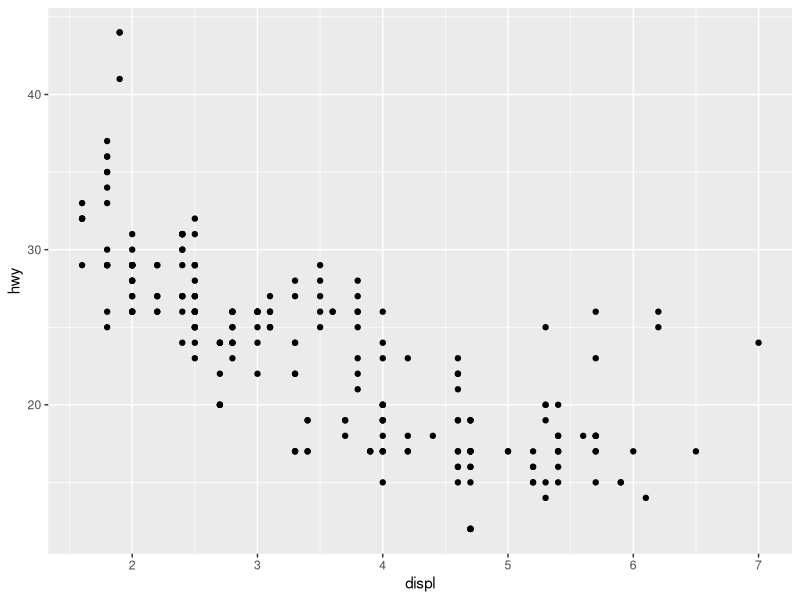
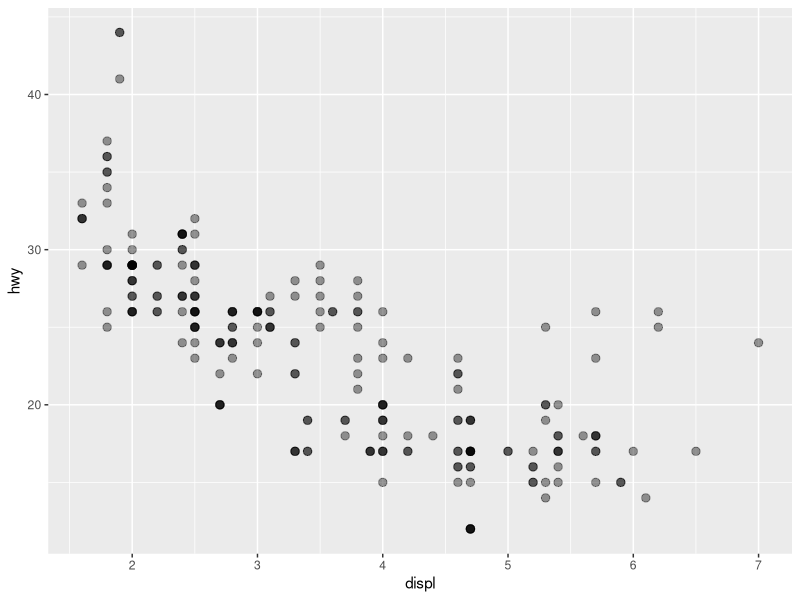
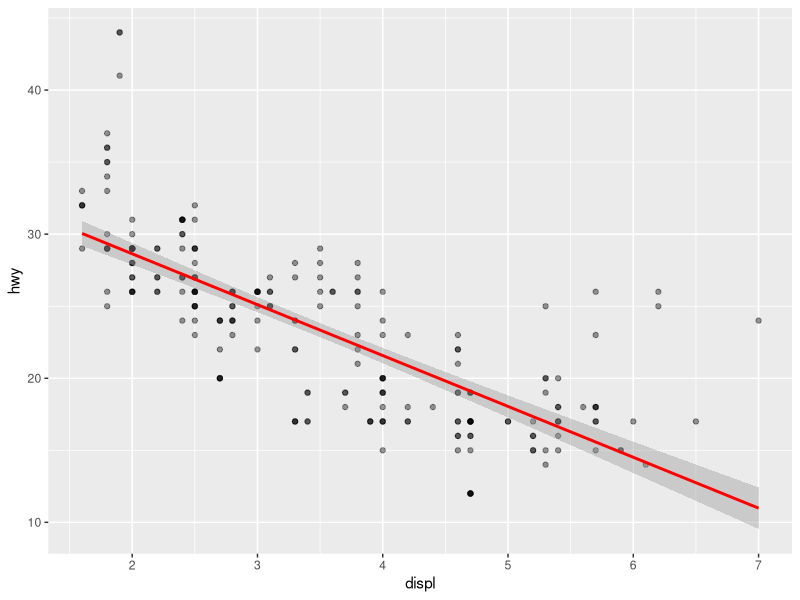
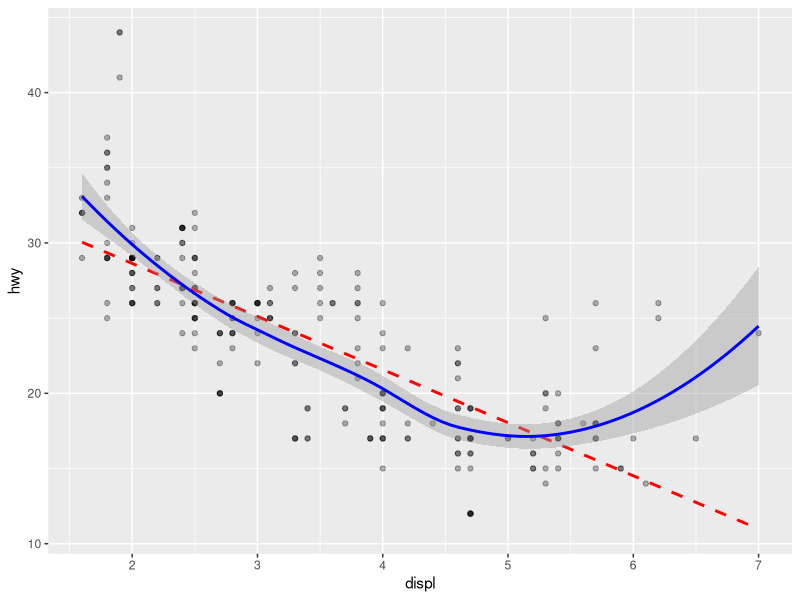
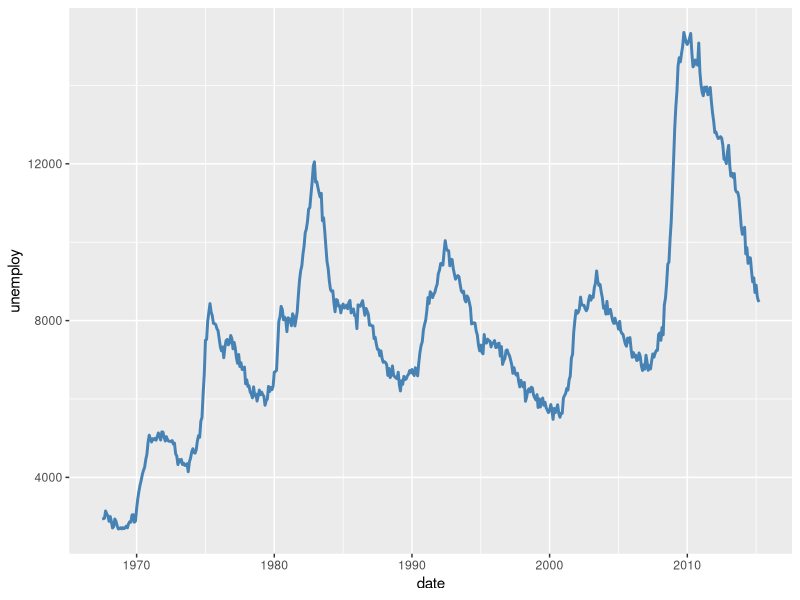
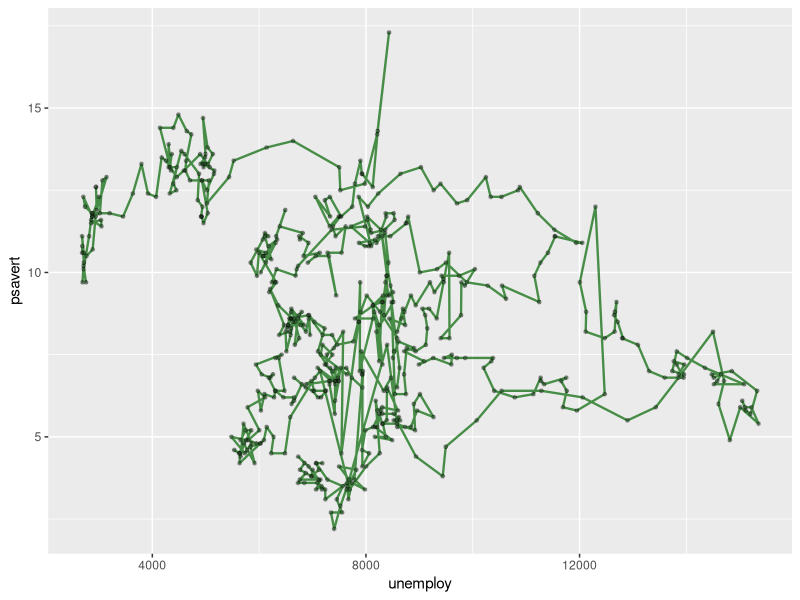
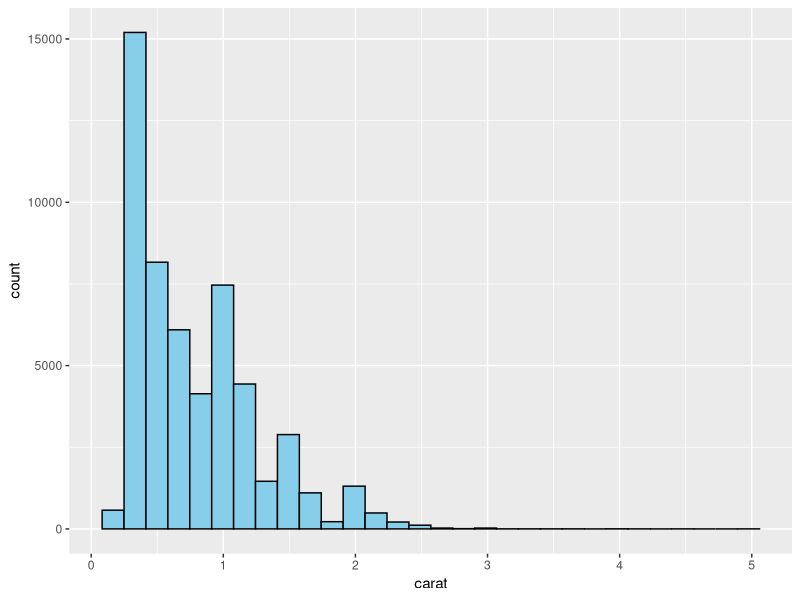
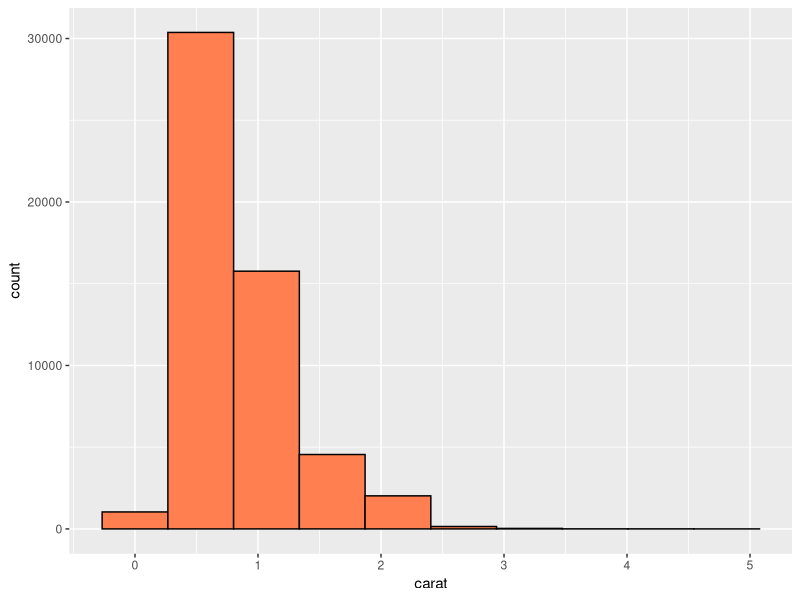

Write R code to recreate these figures, in order.
# =============================================================================
# SOLUZIONI: Geometrie Base in ggplot2
# REVELO Training - Data Viz 2025
# =============================================================================
# 
# Questo file contiene le soluzioni complete di tutti gli esercizi.
# Usa questo per:
# - Verificare le tue soluzioni
# - Capire approcci alternativi
# - Studiare pattern di codice ggplot2
#
# NON condividere con gli studenti durante il corso!
# =============================================================================

# SETUP -----------------------------------------------------------------------
library(ggplot2)
library(dplyr)

# Carica datasets
data(mpg)
data(diamonds)
data(economics)
data(faithful)


# =============================================================================
# PARTE 1: RELAZIONI TRA VARIABILI
# =============================================================================

# ESERCIZIO 1: Scatter Plot Base ----------------------------------------------
# Obiettivo: Creare uno scatter plot per esplorare la relazione tra 
#            cilindrata (displ) e consumo autostrada (hwy)

ggplot(mpg, aes(x = displ, y = hwy)) +
  geom_point()

# Interpretazione: Relazione negativa - più cilindrata, meno consumo


# ESERCIZIO 2: Ridurre Overplotting ------------------------------------------
# Obiettivo: Usa la trasparenza (alpha = 0.4) per migliorare la visualizzazione

ggplot(mpg, aes(x = displ, y = hwy)) +
  geom_point(alpha = 0.4, size = 2.5)


# ESERCIZIO 3: Aggiungere Trend Line -----------------------------------------
# Obiettivo: Aggiungi una linea di trend lineare usando geom_smooth(method = "lm")

ggplot(mpg, aes(x = displ, y = hwy)) +
  geom_point(alpha = 0.4) +
  geom_smooth(method = "lm", se = TRUE, color = "red")


# ESERCIZIO 4: LOESS vs Linear -----------------------------------------------
# Obiettivo: Confronta trend lineare (rosso) con LOESS (blu)

ggplot(mpg, aes(x = displ, y = hwy)) +
  geom_point(alpha = 0.3, size = 1.5) +
  geom_smooth(method = "lm", se = FALSE, color = "red", linetype = "dashed") +
  geom_smooth(method = "loess", se = TRUE, color = "blue")


# ESERCIZIO 5: Time Series con Line ------------------------------------------
# Obiettivo: Visualizza disoccupazione (unemploy) nel tempo (date) con geom_line()

ggplot(economics, aes(x = date, y = unemploy)) +
  geom_line(color = "steelblue", linewidth = 1)


# ESERCIZIO 6: Path vs Line --------------------------------------------------
# Obiettivo: Usa geom_path() per tracciare unemploy vs psavert + aggiungi punti

ggplot(economics, aes(x = unemploy, y = psavert)) +
  geom_path(color = "darkgreen", linewidth = 0.8, alpha = 0.7) +
  geom_point(alpha = 0.3, size = 1)

# Differenza: geom_path() connette nell'ordine dei dati (temporale)
#             geom_line() ordinerebbe per x


# =============================================================================
# PARTE 2: DISTRIBUZIONI - 1 VARIABILE
# =============================================================================

# ESERCIZIO 7: Histogram Base ------------------------------------------------
# Obiettivo: Crea istogramma di carat (peso diamanti) con bins = 30

ggplot(diamonds, aes(x = carat)) +
  geom_histogram(bins = 30, fill = "skyblue", color = "black")

# Interpretazione: Distribuzione skewed a destra con picchi a valori rotondi


# ESERCIZIO 8: Sperimentare con Bins -----------------------------------------
# Obiettivo: Prova bins = 10, bins = 100, e bins = 40. Quale è migliore?

# bins = 10 (troppo grossolano)
ggplot(diamonds, aes(x = carat)) +
  geom_histogram(bins = 10, fill = "coral", color = "black")

# bins = 100 (troppo dettagliato)
ggplot(diamonds, aes(x = carat)) +
  geom_histogram(bins = 100, fill = "lightgreen", color = "black")

# bins = 40 (equilibrato)
ggplot(diamonds, aes(x = carat)) +
  geom_histogram(bins = 40, fill = "skyblue", color = "black")

# Conclusione: bins = 30-50 bilancia bene dettaglio e leggibilità


# ESERCIZIO 9: Density Plot --------------------------------------------------
# Obiettivo: Crea curva di densità per hwy (consumo autostrada)

ggplot(mpg, aes(x = hwy)) +
  geom_density(fill = "purple", alpha = 0.4, color = "purple4", linewidth = 1)


# ESERCIZIO 10: Histogram + Density Sovrapposti ------------------------------
# Obiettivo: Combina histogram e density. Usa aes(y = after_stat(density))!

ggplot(mpg, aes(x = hwy)) +
  geom_histogram(aes(y = after_stat(density)), 
                 bins = 30, fill = "lightblue", color = "black", alpha = 0.6) +
  geom_density(color = "red", linewidth = 1.2)

# after_stat(density) converte frequenze in densità per allineamento


# ESERCIZIO 11: Frequency Polygon --------------------------------------------
# Obiettivo: Usa geom_freqpoly() per visualizzare distribuzione di price (bins = 50)

ggplot(diamonds, aes(x = price)) +
  geom_freqpoly(bins = 50, color = "darkblue", linewidth = 1)


# ESERCIZIO 12: Dotplot per Dataset Piccolo ----------------------------------
# Obiettivo: Usa geom_dotplot() per waiting in faithful (binwidth = 1)

ggplot(faithful, aes(x = waiting)) +
  geom_dotplot(binwidth = 1, fill = "orange", color = "black") +
  theme(axis.text.y = element_blank(),
        axis.ticks.y = element_blank())

# Rivela chiaramente la bimodalità


# =============================================================================
# PARTE 3: DISTRIBUZIONI - 2 VARIABILI
# =============================================================================

# ESERCIZIO 13: Bin2D per Big Data -------------------------------------------
# Obiettivo: Usa geom_bin2d() per carat vs price (bins = 50)

ggplot(diamonds, aes(x = carat, y = price)) +
  geom_bin2d(bins = 50) +
  scale_fill_gradient(low = "lightblue", high = "darkred")


# ESERCIZIO 14: Hexbin Alternative -------------------------------------------
# Obiettivo: Ricrea con geom_hex() e scale_fill_viridis_c()
# Nota: Richiede install.packages("hexbin") se non installato

# Installa hexbin se necessario
if (!require("hexbin", quietly = TRUE)) {
  install.packages("hexbin")
  library(hexbin)
}

ggplot(diamonds, aes(x = carat, y = price)) +
  geom_hex(bins = 50) +
  scale_fill_viridis_c(option = "plasma")


# ESERCIZIO 15: Density 2D Contours ------------------------------------------
# Obiettivo: Aggiungi contorni densità 2D a faithful (eruptions vs waiting)

ggplot(faithful, aes(x = eruptions, y = waiting)) +
  geom_point(alpha = 0.4, size = 2) +
  geom_density2d(color = "red", linewidth = 0.8)

# Due cluster distinti (eruzioni brevi e lunghe)


# ESERCIZIO 16: Filled Density 2D --------------------------------------------
# Obiettivo: Usa geom_density2d_filled() per mappa di calore

ggplot(faithful, aes(x = eruptions, y = waiting)) +
  geom_density2d_filled(alpha = 0.8) +
  theme_minimal()


# =============================================================================
# PARTE 4: STATISTICHE RIASSUNTIVE
# =============================================================================

# ESERCIZIO 17: Boxplot per Gruppi -------------------------------------------
# Obiettivo: Confronta hwy tra classi di auto con geom_boxplot()

ggplot(mpg, aes(x = class, y = hwy)) +
  geom_boxplot(fill = "lightgreen", outlier.color = "red", outlier.size = 2) +
  theme(axis.text.x = element_text(angle = 45, hjust = 1))

# Pickup e SUV: consumo inferiore; compact e subcompact: migliori


# ESERCIZIO 18: Violin Plot --------------------------------------------------
# Obiettivo: Ricrea il grafico precedente con geom_violin()

ggplot(mpg, aes(x = class, y = hwy)) +
  geom_violin(fill = "coral", alpha = 0.6) +
  theme(axis.text.x = element_text(angle = 45, hjust = 1))

# Violin mostra forma completa della distribuzione (alcuni bimodali)


# ESERCIZIO 19: Violin + Boxplot Combinati -----------------------------------
# Obiettivo: Sovrapponi boxplot (width = 0.15) dentro violin plot

ggplot(mpg, aes(x = class, y = hwy)) +
  geom_violin(fill = "skyblue", alpha = 0.5) +
  geom_boxplot(width = 0.15, fill = "white", outlier.color = "red") +
  theme_minimal() +
  theme(axis.text.x = element_text(angle = 45, hjust = 1))


# ESERCIZIO 20: Bar Chart - Conteggi -----------------------------------------
# Obiettivo: Conta auto per classe con geom_bar() (solo x, no y!)

ggplot(mpg, aes(x = class)) +
  geom_bar(fill = "steelblue", color = "black") +
  theme(axis.text.x = element_text(angle = 45, hjust = 1))

# geom_bar() conta automaticamente (stat = "count")


# ESERCIZIO 21: Preparare Dati Aggregati per geom_col() ---------------------
# Obiettivo: Calcola consumo medio per classe e visualizza con geom_col()

# Aggrega dati
mpg_summary <- mpg %>%
  group_by(class) %>%
  summarise(
    mean_hwy = mean(hwy),
    sd_hwy = sd(hwy),
    n = n()
  )

# Visualizza con geom_col
ggplot(mpg_summary, aes(x = class, y = mean_hwy)) +
  geom_col(fill = "darkgreen", alpha = 0.7) +
  theme(axis.text.x = element_text(angle = 45, hjust = 1))

# Differenza: geom_col() usa valori y esistenti, non conta


# =============================================================================
# PARTE 5: INCERTEZZA E INTERVALLI
# =============================================================================

# ESERCIZIO 22: Barre + Error Bars -------------------------------------------
# Obiettivo: Aggiungi barre di errore (± SD) usando geom_errorbar()

ggplot(mpg_summary, aes(x = class, y = mean_hwy)) +
  geom_col(fill = "darkgreen", alpha = 0.7) +
  geom_errorbar(
    aes(ymin = mean_hwy - sd_hwy, ymax = mean_hwy + sd_hwy),
    width = 0.3,
    linewidth = 0.8
  ) +
  theme(axis.text.x = element_text(angle = 45, hjust = 1))

# Le barre mostrano la variabilità dentro ogni gruppo


# ESERCIZIO 23: Pointrange ---------------------------------------------------
# Obiettivo: Usa geom_pointrange() invece di col + errorbar

ggplot(mpg_summary, aes(x = class, y = mean_hwy)) +
  geom_pointrange(
    aes(ymin = mean_hwy - sd_hwy, ymax = mean_hwy + sd_hwy),
    color = "darkblue",
    size = 0.8,
    fatten = 3
  ) +
  theme_minimal() +
  theme(axis.text.x = element_text(angle = 45, hjust = 1))

# Più compatto e chiaro per confronti


# ESERCIZIO 24: Ribbon per Time Series ---------------------------------------
# Obiettivo: Crea banda di confidenza intorno a serie temporale

# Prepara dati con bande
economics_ribbon <- economics %>%
  mutate(
    lower = unemploy - 500,
    upper = unemploy + 500
  )

# Crea grafico con geom_ribbon() + geom_line()
ggplot(economics_ribbon, aes(x = date, y = unemploy)) +
  geom_ribbon(aes(ymin = lower, ymax = upper), 
              fill = "lightblue", alpha = 0.4) +
  geom_line(color = "darkblue", linewidth = 1)

# Uso reale: intervalli di previsione, errori standard su time series


# =============================================================================
# PARTE 6: COMBINAZIONI AVANZATE
# =============================================================================

# ESERCIZIO 25: Multi-layer Scatter ------------------------------------------
# Obiettivo: Combina geom_rug() + geom_point() + geom_smooth()

ggplot(mpg, aes(x = displ, y = hwy)) +
  geom_rug(alpha = 0.3, color = "gray40") +
  geom_point(alpha = 0.3, size = 2) +
  geom_smooth(method = "lm", se = TRUE, color = "red", fill = "pink") +
  theme_minimal()

# geom_rug() aggiunge tacche sui margini mostrando distribuzione marginale


# ESERCIZIO 26: Histogram Sovrapposti (Freq Poly) ----------------------------
# Obiettivo: Confronta hwy per 4WD vs non-4WD con geom_freqpoly()

# Prepara dati
mpg_drv <- mpg %>%
  mutate(is_4wd = ifelse(drv == "4", "4WD", "Non-4WD"))

# Crea grafico con color = is_4wd
ggplot(mpg_drv, aes(x = hwy, color = is_4wd)) +
  geom_freqpoly(bins = 30, linewidth = 1.2) +
  theme_minimal()

# Freqpoly: sovrapposizioni chiare senza occludere i dati


# ESERCIZIO 27: Boxplot Orizzontale ------------------------------------------
# Obiettivo: Boxplot class vs hwy + coord_flip()

ggplot(mpg, aes(x = class, y = hwy)) +
  geom_boxplot(fill = "lightcoral") +
  coord_flip()

# coord_flip(): utile per etichette lunghe, migliore leggibilità


# ESERCIZIO 28: Density 2D + Points ------------------------------------------
# Obiettivo: Combina geom_density2d_filled() con geom_point() su faithful

ggplot(faithful, aes(x = eruptions, y = waiting)) +
  geom_density2d_filled(alpha = 0.6) +
  geom_point(size = 1, alpha = 0.4, color = "white") +
  theme_dark()

# Mappa densità + verifica con dati raw


# ESERCIZIO 29: Smooth con Intervallo Personalizzato -------------------------
# Obiettivo: Smooth con CI 99% invece del 95% (level = 0.99)

ggplot(mpg, aes(x = displ, y = hwy)) +
  geom_point(alpha = 0.3) +
  geom_smooth(method = "loess", level = 0.99, fill = "orange", color = "red")

# Banda più ampia = maggiore incertezza catturata (99% vs default 95%)


# ESERCIZIO 30: Boxplot con Notch --------------------------------------------
# Obiettivo: Usa notch = TRUE per mostrare CI della mediana

ggplot(mpg, aes(x = class, y = hwy)) +
  geom_boxplot(notch = TRUE, fill = "skyblue", outlier.color = "red") +
  theme_minimal() +
  theme(axis.text.x = element_text(angle = 45, hjust = 1))

# Se le notch di due box non si sovrappongono, le mediane sono 
# significativamente diverse (CI 95%)


# =============================================================================
# FINE SOLUZIONI
# =============================================================================
# 
# Best Practices Recap:
# 
# 1. Scegli il geom giusto per il tipo di dati
#    - Continuous x continuous → geom_point(), geom_smooth()
#    - Time series → geom_line()
#    - 1 var continua → geom_histogram(), geom_density()
#    - Categorico x continuo → geom_boxplot(), geom_violin()
#    - Big data → geom_hex(), geom_bin2d()
#
# 2. Gestisci overplotting
#    - alpha basso
#    - geom_jitter()
#    - Binning (hex, bin2d)
#
# 3. Combina geom per maggiore informazione
#    - Points + smooth
#    - Violin + boxplot
#    - Histogram + density
#    - Ribbon + line
#
# 4. Sperimenta con parametri
#    - bins, binwidth per histogram
#    - adjust per density
#    - method per smooth
#
# =============================================================================
